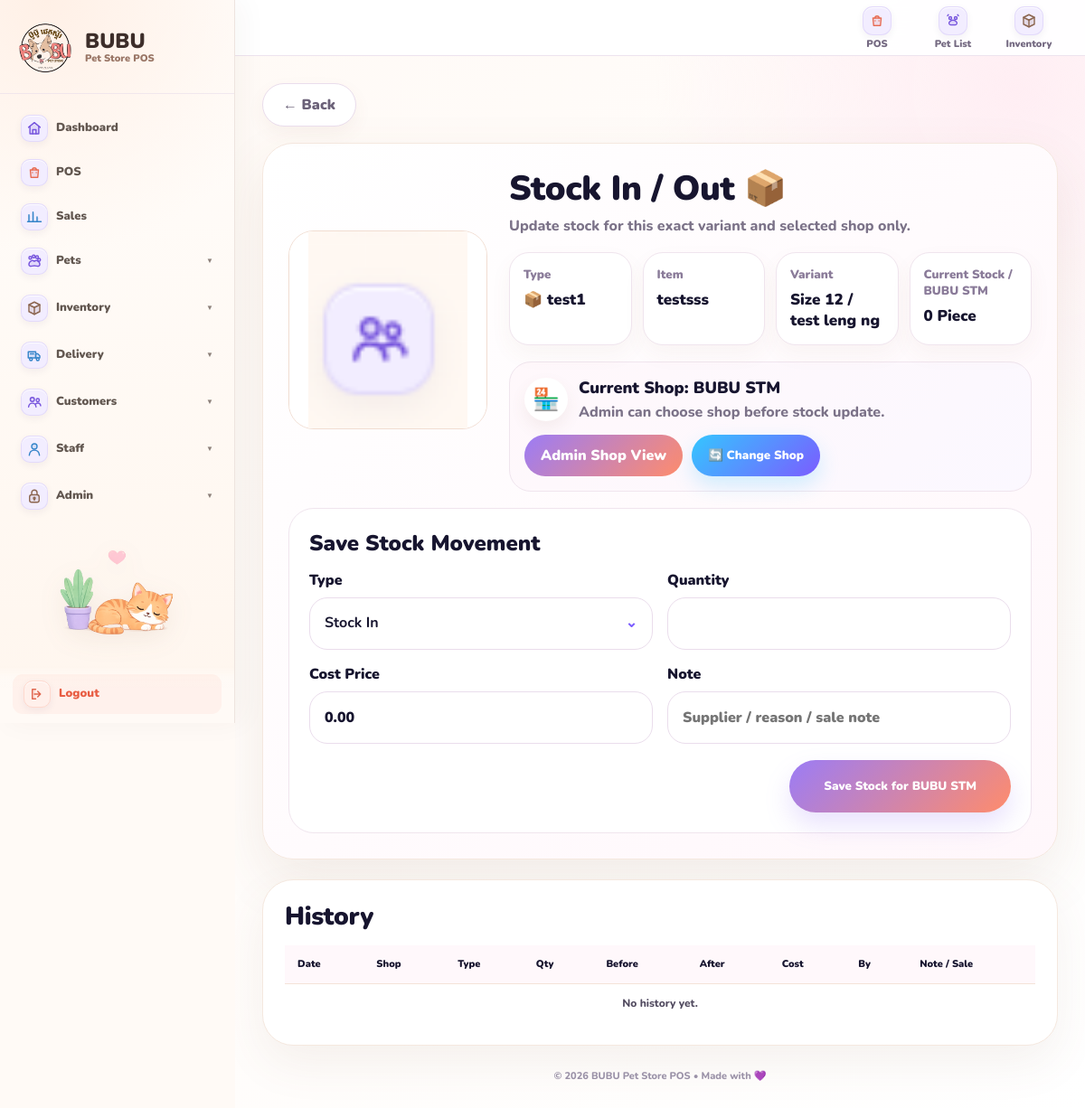
The page /inventory/variant/5/stock/?branch=2 (signed in) on the database its author committed.
### inventory/models.py (models this page shows, shortened)
class ItemVariant(models.Model):
    item = models.ForeignKey(
        Item,
        on_delete=models.CASCADE,
        related_name="variants",
    )
    sku = models.CharField(max_length=80, blank=True, default="")
    image = models.ImageField(upload_to="item_variants/", blank=True, null=True)
    color = models.CharField(max_length=50, blank=True, default="")
    size = models.CharField(max_length=50, blank=True, default="")
    label = models.CharField(max_length=100, blank=True, default="")
    quantity = models.IntegerField(default=0)
    cost_price = models.DecimalField(max_digits=10, decimal_places=2, default=0)
    sale_price = models.DecimalField(max_digits=10, decimal_places=2, default=0)
    sort_order = models.PositiveIntegerField(default=0)
    is_active = models.BooleanField(default=True)
    class Meta:
        ordering = ["item__name", "sort_order", "id"]
        indexes = [
            models.Index(fields=["item", "is_active"]),
            models.Index(fields=["item", "sort_order"]),
            models.Index(fields=["sku"]),
        ]
    def display_name(self):
        parts = []
        if self.size:
            parts.append(f"Size {self.size}")
        if self.color:
            parts.append(self.color)
        if self.label:
            parts.append(self.label)
        return " / ".join(parts) if parts else "Default"
    @property
    def display_cost(self):
        if self.cost_price and self.cost_price > 0:
            return self.cost_price
        return self.item.cost_price

class Item(models.Model):
    UNIT_CHOICES = [
        ("piece", "Piece"),
        ("bottle", "Bottle"),
        ("ml", "ML"),
        ("g", "Gram"),
        ("kg", "KG"),
        ("pack", "Pack"),
        ("box", "Box"),
        ("service", "Service"),
        ("pet", "Pet"),
    ]
    item_type = models.ForeignKey(
        ItemType,
        on_delete=models.SET_NULL,
        null=True,
        blank=True,
        related_name="items",
    )
    name = models.CharField(max_length=200)
    brand = models.CharField(max_length=100, blank=True, default="")
    image = models.ImageField(upload_to="items/", blank=True, null=True)
    unit = models.CharField(max_length=20, choices=UNIT_CHOICES, default="piece")
    cost_price = models.DecimalField(max_digits=10, decimal_places=2, default=0)
    sale_price = models.DecimalField(max_digits=10, decimal_places=2, default=0)
    is_active = models.BooleanField(default=True)
    created_at = models.DateTimeField(auto_now_add=True)

class ItemType(models.Model):
    name = models.CharField(max_length=100, unique=True)
    emoji = models.CharField(max_length=10, blank=True, default="📦")
    is_active = models.BooleanField(default=True)

class Branch(models.Model):
    name = models.CharField(max_length=100, unique=True)
    is_active = models.BooleanField(default=True)
    payment_qr_image = models.ImageField(
        upload_to="branch_payment_qr/",
        blank=True,
        null=True,
        help_text="Upload the payment QR image used by this branch.",
    )
    payment_qr_label = models.CharField(
        max_length=100,
        blank=True,
        default="Scan to pay",
        help_text="Text shown below the QR on the customer display.",
    )
    payment_qr_updated_at = models.DateTimeField(
        null=True,
        blank=True,
    )
    customer_display_payment_event_id = models.PositiveBigIntegerField(
        default=0,
    )
    customer_display_payment_amount = models.DecimalField(
        max_digits=12,
        decimal_places=2,
        default=0,
    )
    customer_display_payment_at = models.DateTimeField(
        null=True,
        blank=True,
    )
    latitude = models.DecimalField(
        max_digits=10,
        decimal_places=7,
        null=True,
        blank=True,
        help_text="Branch GPS latitude.",
    )
    longitude = models.DecimalField(
        max_digits=10,
        decimal_places=7,
        null=True,
        blank=True,
        help_text="Branch GPS longitude.",
    )
    allowed_radius_meters = models.PositiveIntegerField(
        default=150,
        help_text="Allowed distance from branch for attendance scan.",
    )

### inventory/views.py (the view, shortened to what this page needs)
# urls.py: path("variant/<int:variant_id>/stock/", views.variant_stock_movement, name="variant_stock_movement"),
@login_required
def variant_stock_movement(request, variant_id):
    if not can_manage_inventory(request.user):
        messages.error(request, "You do not have permission.")
        return redirect("item_list")
    variant = get_object_or_404(
        ItemVariant.objects.select_related("item", "item__item_type"),
        pk=variant_id,
    )
    item = variant.item
    can_cost = can_edit_cost_price(request.user)
    can_view_cost = can_view_cost_price(request.user)
    selected_branch = get_selected_branch(request)
    if request.user.is_superuser:
        branches = Branch.objects.filter(is_active=True).order_by("name")
    else:
        user_branch = get_user_branch(request.user)
        branches = Branch.objects.filter(id=user_branch.id) if user_branch else Branch.objects.none()
    if not selected_branch:
        messages.error(request, "No branch assigned. Please ask admin to set your shop.")
        return redirect("item_detail", pk=item.id)
    current_stock = get_variant_branch_qty(variant, selected_branch)
    movements = (
        variant.stock_movements
        .filter(branch=selected_branch)
        .select_related("branch", "created_by")
        .order_by("-created_at")[:30]
    )
    return render(request, "inventory/variant_stock_movement.html", {
        "item": item,
        "variant": variant,
        "branches": branches,
        "selected_branch": selected_branch,
        "current_stock": current_stock,
        "movements": movements,
        "can_edit_cost_price": can_cost,
        "can_view_cost_price": can_view_cost,
    })

### templates/inventory/variant_stock_movement.html (shortened to what this page needs)
{% extends "base.html" %}
{% load cost_tags %}
{% block content %}
<div class="page">
    <a
        href="{% url 'item_detail' item.id %}{% if request.user.is_superuser and selected_branch %}?branch={{ selected_branch.id }}{% endif %}"
        class="back"
    >
        ← Back
    </a>
    <div class="card">
        <div class="top-grid">
            <div class="photo">
                {% if variant.image %}
                    <img class="inventory-media-image" src="{{ variant.image.url }}" data-media-src="{{ variant.image.url }}" alt="{{ item.name }}" decoding="async" loading="eager" onerror="inventoryMediaError(this)">
                {% elif item.image %}
                    <img class="inventory-media-image" src="{{ item.image.url }}" data-media-src="{{ item.image.url }}" alt="{{ item.name }}" decoding="async" loading="eager" onerror="inventoryMediaError(this)">
                {% else %}
                    <div class="placeholder">📦</div>
                {% endif %}
            </div>
            <div>
                <h1>Stock In / Out 📦</h1>
                <div class="sub">
                    Update stock for this exact variant and selected shop only.
                </div>
                <div class="info-grid">
                    <div class="info-box">
                        <small>Type</small>
                        <strong>
                            {% if item.item_type %}
                                {{ item.item_type.emoji }} {{ item.item_type.name }}
                            {% else %}
                                📦 No Type
                            {% endif %}
                        </strong>
                    </div>
                    <div class="info-box">
                        <small>Item</small>
                        <strong>{{ item.name }}</strong>
                    </div>
                    <div class="info-box">
                        <small>Variant</small>
                        <strong>{{ variant.display_name }}</strong>
                    </div>
                    <div class="info-box">
                        <small>
                            Current Stock
                            {% if selected_branch %}
                                / {{ selected_branch.name }}
                            {% endif %}
                        </small>
                        <strong>{{ current_stock }} {{ item.get_unit_display }}</strong>
                    </div>
                </div>
                <div class="branch-card">
                    <div class="branch-left">
                        <div class="branch-icon">🏪</div>
                        <div>
                            <div class="branch-title">
                                Current Shop:
                                {% if selected_branch %}
                                    {{ selected_branch.name }}
                                {% else %}
                                    No shop selected
                                {% endif %}
                            </div>
                            <div class="branch-sub">
                                {% if request.user.is_superuser %}
                                    Admin can choose shop before stock update.
                                {% else %}
                                    Locked to your assigned staff shop.
                                {% endif %}
                            </div>
                        </div>
                    </div>
                    <div class="branch-actions">
                        <div class="branch-badge {% if not request.user.is_superuser %}locked{% endif %}">
                            {% if request.user.is_superuser %}
                                Admin Shop View
                            {% else %}
                                🔒 Branch Locked
                            {% endif %}
                        </div>
                        {% if request.user.is_superuser %}
                            <button type="button" class="branch-popup-btn" onclick="openShopPopup()">
                                🔄 Change Shop
                            </button>
                        {% endif %}
                    </div>
                </div>
            </div>
        </div>
        <div class="form-card">
            <h2 class="form-title">Save Stock Movement</h2>
            <form method="post">
                <div class="form-grid">
                    <div class="box">
                        <label>Type</label>
                        <button type="button" class="movement-touch-btn" onclick="openMovementPopup()">
                            <strong id="movementTypeLabel">Stock In</strong>
                            <span>⌄</span>
                        </button>
                    </div>
                    <div class="box">
                        <label>Quantity</label>
                        <input type="number" name="quantity" min="1" required>
                    </div>
                    {% if can_edit_cost_price %}
                    <div class="box">
                        <label>Cost Price</label>
                        <input
                            type="number"
                            min="0"
                            step="0.01"
                            name="cost_price"
                            value="{% if can_view_cost_price %}{{ variant.display_cost }}{% endif %}"
                            placeholder="{% if can_view_cost_price %}Cost price{% else %}Enter new cost{% endif %}"
                            autocomplete="off"
                        >
                    </div>
                    {% endif %}
                    <div class="box">
                        <label>Note</label>
                        <input type="text" name="note" placeholder="Supplier / reason / sale note">
                    </div>
                </div>
                <div class="submit-row">
                    <button class="btn" type="submit">
                        Save Stock for
                        {% if selected_branch %}
                            {{ selected_branch.name }}
                        {% else %}
                            Selected Shop
                        {% endif %}
                    </button>
                </div>
            </form>
        </div>
    </div>
    <div class="history-card">
        <h1 class="history-title">History</h1>
        <div class="table-wrap">
            <table class="table">
                <tr>
                    <th>Date</th>
                    <th>Shop</th>
                    <th>Type</th>
                    <th>Qty</th>
                    <th>Before</th>
                    <th>After</th>
                    {% if can_edit_cost_price %}
                        <th>{% if can_view_cost_price %}Cost{% else %}Cost Status{% endif %}</th>
                    {% endif %}
                    <th>By</th>
                    <th>Note / Sale</th>
                </tr>
                {% for m in movements %}
                <tr>
                    <td>{{ m.created_at|date:"d M Y H:i" }}</td>
                    <td>
                        {% if m.branch %}
                            <span class="badge">{{ m.branch.name }}</span>
                        {% else %}
                            -
                        {% endif %}
                    </td>
                    <td>{{ m.get_movement_type_display }}</td>
                    <td>{{ m.quantity }}</td>
                    <td>{{ m.before_quantity }}</td>
                    <td>{{ m.after_quantity }}</td>
                    {% if can_edit_cost_price %}
                        <td>{% cost_display m.cost_price %}</td>
                    {% endif %}
                    <td>{{ m.created_by|default:"-" }}</td>
                    <td>{{ m.note|default:"-" }}</td>
                </tr>
                {% empty %}
                <tr>
                    <td colspan="{% if can_edit_cost_price %}9{% else %}8{% endif %}">
                        No history yet.
                    </td>
                </tr>
                {% endfor %}
            </table>
        </div>
    </div>
</div>
{% endblock %}

### rows shown on the page
ItemVariant: image (picture), display_name "Size 12 / test leng ng", cost_price "0.00"
Item: item_type.emoji "📦", item_type.name "test1", name "testsss", unit "Piece"
Branch: name "BUBU STM"

### other values the page prints
{{ current_stock }} "0"
